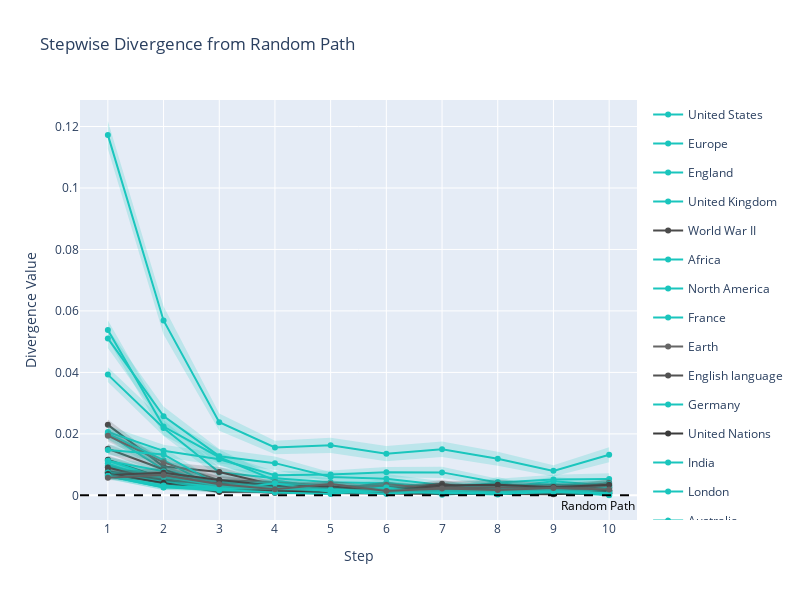

Notebook source saved alongside this figure:
### Code cell
PALETTE_ARTICLE_DICT_COLORS = {}
for _, row in df_categories.iterrows():
    article = row['article']
    category = row['level_1']
    PALETTE_ARTICLE_DICT_COLORS[article] = config.PALETTE_CATEGORY_DICT.get(category, '#808080')

PALETTE_ARTICLE_DICT_COLORS['<'] = '#000000'

main_mean_div = mean_KL_step.iloc[:30]
fig_art = plot_article_step_divergence(main_mean_div, PALETTE_ARTICLE_DICT_COLORS)
fig_art.show()

### Figure 1 — Plotly figure (JSON) as saved in the notebook; plotly's stock layout.template omitted (floating-point values rounded to 4 significant figures)
{"data": [{"legendgroup": "United States", "line": {"color": "#1AC5BD"}, "name": "United States", "showlegend": true, "type": "scatter", "x": [1, 2, 3, 4, 5, 6, 7, 8, 9, 10], "y": [0.1173, 0.05691, 0.0238, 0.0156, 0.01627, 0.01356, 0.015, 0.01191, 0.007973, 0.01322]}, {"fill": "toself", "fillcolor": "rgba(26,197,189,0.2)", "hoverinfo": "skip", "legendgroup": "United States", "line": {"color": "rgba(255,255,255,0)"}, "showlegend": false, "type": "scatter", "x": [1, 2, 3, 4, 5, 6, 7, 8, 9, 10, 10, 9, 8, 7, 6, 5, 4, 3, 2, 1], "y": [0.1218, 0.06152, 0.0266, 0.01779, 0.01872, 0.01603, 0.01748, 0.01415, 0.009783, 0.01568, 0.01076, 0.006163, 0.009662, 0.01251, 0.01109, 0.01381, 0.01341, 0.021, 0.05229, 0.1127]}, {"legendgroup": "Europe", "line": {"color": "#1AC5BD"}, "name": "Europe", "showlegend": true, "type": "scatter", "x": [1, 2, 3, 4, 5, 6, 7, 8, 9, 10], "y": [0.05384, 0.0224, 0.0124, 0.004873, 0.002259, 0.002495, 0.002967, 0.003767, 0.002378, 0.004]}, {"fill": "toself", "fillcolor": "rgba(26,197,189,0.2)", "hoverinfo": "skip", "legendgroup": "Europe", "line": {"color": "rgba(255,255,255,0)"}, "showlegend": false, "type": "scatter", "x": [1, 2, 3, 4, 5, 6, 7, 8, 9, 10, 10, 9, 8, 7, 6, 5, 4, 3, 2, 1], "y": [0.05697, 0.02529, 0.01488, 0.00623, 0.002783, 0.003109, 0.003991, 0.00521, 0.003226, 0.005434, 0.002566, 0.00153, 0.002323, 0.001944, 0.001881, 0.001736, 0.003516, 0.009919, 0.01951, 0.05071]}, {"legendgroup": "England", "line": {"color": "#1AC5BD"}, "name": "England", "showlegend": true, "type": "scatter", "x": [1, 2, 3, 4, 5, 6, 7, 8, 9, 10], "y": [0.05107, 0.02577, 0.01275, 0.01048, 0.00596, 0.005419, 0.003406, 0.002429, 0.00462, 0.003154]}, {"fill": "toself", "fillcolor": "rgba(26,197,189,0.2)", "hoverinfo": "skip", "legendgroup": "England", "line": {"color": "rgba(255,255,255,0)"}, "showlegend": false, "type": "scatter", "x": [1, 2, 3, 4, 5, 6, 7, 8, 9, 10, 10, 9, 8, 7, 6, 5, 4, 3, 2, 1], "y": [0.05419, 0.02891, 0.0151, 0.01267, 0.007492, 0.006943, 0.004609, 0.003433, 0.006085, 0.004393, 0.001915, 0.003156, 0.001425, 0.002203, 0.003895, 0.004428, 0.008286, 0.0104, 0.02263, 0.04794]}, {"legendgroup": "United Kingdom", "line": {"color": "#1AC5BD"}, "name": "United Kingdom", "showlegend": true, "type": "scatter", "x": [1, 2, 3, 4, 5, 6, 7, 8, 9, 10], "y": [0.03928, 0.02192, 0.007489, 0.005548, 0.004282, 0.003916, 0.00264, 0.003227, 0.00365, 0.002986]}, {"fill": "toself", "fillcolor": "rgba(26,197,189,0.2)", "hoverinfo": "skip", "legendgroup": "United Kingdom", "line": {"color": "rgba(255,255,255,0)"}, "showlegend": false, "type": "scatter", "x": [1, 2, 3, 4, 5, 6, 7, 8, 9, 10, 10, 9, 8, 7, 6, 5, 4, 3, 2, 1], "y": [0.04165, 0.02456, 0.009153, 0.007129, 0.005589, 0.005072, 0.003614, 0.004395, 0.004884, 0.004057, 0.001916, 0.002416, 0.002058, 0.001667, 0.00276, 0.002974, 0.003967, 0.005825, 0.01928, 0.03692]}, {"legendgroup": "World War II", "line": {"color": "#4b4b4b"}, "name": "World War II", "showlegend": true, "type": "scatter", "x": [1, 2, 3, 4, 5, 6, 7, 8, 9, 10], "y": [0.02294, 0.009356, 0.007576, 0.003393, 0.003323, 0.002494, 0.002131, 0.002575, 0.002529, 0.002535]}, {"fill": "toself", "fillcolor": "rgba(75,75,75,0.2)", "hoverinfo": "skip", "legendgroup": "World War II", "line": {"color": "rgba(255,255,255,0)"}, "showlegend": false, "type": "scatter", "x": [1, 2, 3, 4, 5, 6, 7, 8, 9, 10, 10, 9, 8, 7, 6, 5, 4, 3, 2, 1], "y": [0.02468, 0.01087, 0.009265, 0.004236, 0.004513, 0.003308, 0.003049, 0.003563, 0.003662, 0.003851, 0.001219, 0.001395, 0.001588, 0.001213, 0.001679, 0.002134, 0.00255, 0.005888, 0.007842, 0.02121]}, {"legendgroup": "Africa", "line": {"color": "#1AC5BD"}, "name": "Africa", "showlegend": true, "type": "scatter", "x": [1, 2, 3, 4, 5, 6, 7, 8, 9, 10], "y": [0.0206, 0.01448, 0.01174, 0.006565, 0.006769, 0.007512, 0.007474, 0.004176, 0.005136, 0.0053]}, {"fill": "toself", "fillcolor": "rgba(26,197,189,0.2)", "hoverinfo": "skip", "legendgroup": "Africa", "line": {"color": "rgba(255,255,255,0)"}, "showlegend": false, "type": "scatter", "x": [1, 2, 3, 4, 5, 6, 7, 8, 9, 10, 10, 9, 8, 7, 6, 5, 4, 3, 2, 1], "y": [0.02262, 0.01649, 0.01382, 0.007807, 0.008116, 0.009219, 0.009292, 0.005411, 0.006675, 0.007161, 0.00344, 0.003596, 0.002941, 0.005656, 0.005804, 0.005422, 0.005324, 0.009667, 0.01248, 0.01858]}, {"legendgroup": "North America", "line": {"color": "#1AC5BD"}, "name": "North America", "showlegend": true, "type": "scatter", "x": [1, 2, 3, 4, 5, 6, 7, 8, 9, 10], "y": [0.02009, 0.01146, 0.001649, 0.002022, 0.001037, 0.00322, 0.001962, 0.001842, 0.0006713, 0.0009864]}, {"fill": "toself", "fillcolor": "rgba(26,197,189,0.2)", "hoverinfo": "skip", "legendgroup": "North America", "line": {"color": "rgba(255,255,255,0)"}, "showlegend": false, "type": "scatter", "x": [1, 2, 3, 4, 5, 6, 7, 8, 9, 10, 10, 9, 8, 7, 6, 5, 4, 3, 2, 1], "y": [0.02192, 0.01363, 0.00221, 0.002731, 0.001472, 0.004383, 0.002826, 0.002598, 0.001035, 0.00159, 0.0003831, 0.0003074, 0.001086, 0.001097, 0.002057, 0.0006017, 0.001313, 0.001089, 0.009298, 0.01825]}, {"legendgroup": "France", "line": {"color": "#1AC5BD"}, "name": "France", "showlegend": true, "type": "scatter", "x": [1, 2, 3, 4, 5, 6, 7, 8, 9, 10], "y": [0.0199, 0.008362, 0.003887, 0.003642, 0.001473, 0.002222, 0.00296, 0.002077, 0.001163, 0.001069]}, {"fill": "toself", "fillcolor": "rgba(26,197,189,0.2)", "hoverinfo": "skip", "legendgroup": "France", "line": {"color": "rgba(255,255,255,0)"}, "showlegend": false, "type": "scatter", "x": [1, 2, 3, 4, 5, 6, 7, 8, 9, 10, 10, 9, 8, 7, 6, 5, 4, 3, 2, 1], "y": [0.0216, 0.009805, 0.004901, 0.004964, 0.002011, 0.003156, 0.00416, 0.003004, 0.001775, 0.001618, 0.0005193, 0.00055, 0.001149, 0.00176, 0.001289, 0.0009338, 0.002321, 0.002872, 0.00692, 0.0182]}, {"legendgroup": "Earth", "line": {"color": "#666666"}, "name": "Earth", "showlegend": true, "type": "scatter", "x": [1, 2, 3, 4, 5, 6, 7, 8, 9, 10], "y": [0.01941, 0.01075, 0.004963, 0.004245, 0.002871, 0.001645, 0.001075, 0.001516, 0.001169, 0.003986]}, {"fill": "toself", "fillcolor": "rgba(102,102,102,0.2)", "hoverinfo": "skip", "legendgroup": "Earth", "line": {"color": "rgba(255,255,255,0)"}, "showlegend": false, "type": "scatter", "x": [1, 2, 3, 4, 5, 6, 7, 8, 9, 10, 10, 9, 8, 7, 6, 5, 4, 3, 2, 1], "y": [0.0213, 0.01251, 0.005998, 0.005256, 0.003661, 0.002168, 0.001519, 0.00197, 0.001924, 0.005437, 0.002535, 0.000414, 0.001063, 0.0006318, 0.001122, 0.002081, 0.003233, 0.003928, 0.008986, 0.01752]}, {"legendgroup": "English language", "line": {"color": "#525252"}, "name": "English language", "showlegend": true, "type": "scatter", "x": [1, 2, 3, 4, 5, 6, 7, 8, 9, 10], "y": [0.01515, 0.008402, 0.001962, 0.000803, 0.0006895, 0.001797, 0.00374, 0.0009603, 0.002667, 0.0006972]}, {"fill": "toself", "fillcolor": "rgba(82,82,82,0.2)", "hoverinfo": "skip", "legendgroup": "English language", "line": {"color": "rgba(255,255,255,0)"}, "showlegend": false, "type": "scatter", "x": [1, 2, 3, 4, 5, 6, 7, 8, 9, 10, 10, 9, 8, 7, 6, 5, 4, 3, 2, 1], "y": [0.01671, 0.009995, 0.00248, 0.001127, 0.0009506, 0.002505, 0.005095, 0.001345, 0.00386, 0.001277, 0.0001171, 0.001475, 0.0005753, 0.002385, 0.001089, 0.0004284, 0.0004788, 0.001443, 0.00681, 0.01359]}, {"legendgroup": "Germany", "line": {"color": "#1AC5BD"}, "name": "Germany", "showlegend": true, "type": "scatter", "x": [1, 2, 3, 4, 5, 6, 7, 8, 9, 10], "y": [0.01478, 0.0133, 0.003177, 0.002161, 0.002013, 0.003118, 0.001306, 0.001917, 0.001635, 0.003664]}, {"fill": "toself", "fillcolor": "rgba(26,197,189,0.2)", "hoverinfo": "skip", "legendgroup": "Germany", "line": {"color": "rgba(255,255,255,0)"}, "showlegend": false, "type": "scatter", "x": [1, 2, 3, 4, 5, 6, 7, 8, 9, 10, 10, 9, 8, 7, 6, 5, 4, 3, 2, 1], "y": [0.01641, 0.01543, 0.003982, 0.002829, 0.002741, 0.0043, 0.002026, 0.002939, 0.002599, 0.005114, 0.002214, 0.0006703, 0.0008947, 0.000586, 0.001936, 0.001285, 0.001494, 0.002373, 0.01117, 0.01314]}, {"legendgroup": "United Nations", "line": {"color": "#3b3b3b"}, "name": "United Nations", "showlegend": true, "type": "scatter", "x": [1, 2, 3, 4, 5, 6, 7, 8, 9, 10], "y": [0.01158, 0.005481, 0.003507, 0.001182, 0.001205, 0.002463, 0.001203, 0.0008314, 0.0005356, 0.001576]}, {"fill": "toself", "fillcolor": "rgba(59,59,59,0.2)", "hoverinfo": "skip", "legendgroup": "United Nations", "line": {"color": "rgba(255,255,255,0)"}, "showlegend": false, "type": "scatter", "x": [1, 2, 3, 4, 5, 6, 7, 8, 9, 10, 10, 9, 8, 7, 6, 5, 4, 3, 2, 1], "y": [0.01296, 0.007052, 0.004702, 0.001856, 0.001851, 0.003318, 0.001643, 0.001157, 0.0008122, 0.002455, 0.0006963, 0.0002591, 0.0005057, 0.0007642, 0.001609, 0.000559, 0.0005077, 0.002312, 0.003909, 0.01021]}, {"legendgroup": "India", "line": {"color": "#1AC5BD"}, "name": "India", "showlegend": true, "type": "scatter", "x": [1, 2, 3, 4, 5, 6, 7, 8, 9, 10], "y": [0.01127, 0.005312, 0.00439, 0.003068, 0.003152, 0.002635, 0.001958, 0.002108, 0.0005939, 0.000563]}, {"fill": "toself", "fillcolor": "rgba(26,197,189,0.2)", "hoverinfo": "skip", "legendgroup": "India", "line": {"color": "rgba(255,255,255,0)"}, "showlegend": false, "type": "scatter", "x": [1, 2, 3, 4, 5, 6, 7, 8, 9, 10, 10, 9, 8, 7, 6, 5, 4, 3, 2, 1], "y": [0.01252, 0.006979, 0.005677, 0.003919, 0.004258, 0.003555, 0.002553, 0.003401, 0.0009222, 0.000854, 0.0002721, 0.0002655, 0.0008147, 0.001362, 0.001716, 0.002046, 0.002217, 0.003102, 0.003644, 0.01002]}, {"legendgroup": "London", "line": {"color": "#1AC5BD"}, "name": "London", "showlegend": true, "type": "scatter", "x": [1, 2, 3, 4, 5, 6, 7, 8, 9, 10], "y": [0.01122, 0.007871, 0.001919, 0.003547, 0.001607, 0.003231, 0.001839, 0.002619, 0.001206, 3.693e-05]}, {"fill": "toself", "fillcolor": "rgba(26,197,189,0.2)", "hoverinfo": "skip", "legendgroup": "London", "line": {"color": "rgba(255,255,255,0)"}, "showlegend": false, "type": "scatter", "x": [1, 2, 3, 4, 5, 6, 7, 8, 9, 10, 10, 9, 8, 7, 6, 5, 4, 3, 2, 1], "y": [0.01239, 0.009666, 0.002604, 0.004812, 0.002458, 0.004475, 0.002628, 0.003612, 0.001829, 7.211e-05, 1.754e-06, 0.0005828, 0.001627, 0.00105, 0.001988, 0.0007567, 0.002282, 0.001234, 0.006076, 0.01005]}, {"legendgroup": "Australia", "line": {"color": "#1AC5BD"}, "name": "Australia", "showlegend": true, "type": "scatter", "x": [1, 2, 3, 4, 5, 6, 7, 8, 9, 10], "y": [0.01041, 0.004027, 0.003878, 0.002637, 0.001835, 0.004096, 0.001539, 0.004229, 0.0009619, 0.001697]}, {"fill": "toself", "fillcolor": "rgba(26,197,189,0.2)", "hoverinfo": "skip", "legendgroup": "Australia", "line": {"color": "rgba(255,255,255,0)"}, "showlegend": false, "type": "scatter", "x": [1, 2, 3, 4, 5, 6, 7, 8, 9, 10, 10, 9, 8, 7, 6, 5, 4, 3, 2, 1], "y": [0.01169, 0.005142, 0.004877, 0.003528, 0.002585, 0.005535, 0.00213, 0.005977, 0.001515, 0.002581, 0.000812, 0.0004085, 0.002481, 0.0009485, 0.002657, 0.001086, 0.001745, 0.002878, 0.002911, 0.009133]}, {"legendgroup": "Russia", "line": {"color": "#1AC5BD"}, "name": "Russia", "showlegend": true, "type": "scatter", "x": [1, 2, 3, 4, 5, 6, 7, 8, 9, 10], "y": [0.009639, 0.006113, 0.001711, 0.001456, 0.00139, 0.001174, 0.001223, 0.001449, 0.00217, 0.001224]}, {"fill": "toself", "fillcolor": "rgba(26,197,189,0.2)", "hoverinfo": "skip", "legendgroup": "Russia", "line": {"color": "rgba(255,255,255,0)"}, "showlegend": false, "type": "scatter", "x": [1, 2, 3, 4, 5, 6, 7, 8, 9, 10, 10, 9, 8, 7, 6, 5, 4, 3, 2, 1], "y": [0.01089, 0.007757, 0.002206, 0.00192, 0.001956, 0.001582, 0.001918, 0.002117, 0.00333, 0.001989, 0.0004597, 0.00101, 0.0007816, 0.0005284, 0.000766, 0.0008249, 0.0009914, 0.001215, 0.004469, 0.008388]}, {"legendgroup": "China", "line": {"color": "#1AC5BD"}, "name": "China", "showlegend": true, "type": "scatter", "x": [1, 2, 3, 4, 5, 6, 7, 8, 9, 10], "y": [0.00923, 0.005404, 0.00425, 0.002559, 0.002183, 0.001749, 0.001909, 0.001464, 0.001499, 0.001248]}, {"fill": "toself", "fillcolor": "rgba(26,197,189,0.2)", "hoverinfo": "skip", "legendgroup": "China", "line": {"color": "rgba(255,255,255,0)"}, "showlegend": false, "type": "scatter", "x": [1, 2, 3, 4, 5, 6, 7, 8, 9, 10, 10, 9, 8, 7, 6, 5, 4, 3, 2, 1], "y": [0.01044, 0.006561, 0.005399, 0.003588, 0.002923, 0.002266, 0.002826, 0.002203, 0.002126, 0.001974, 0.0005219, 0.0008731, 0.0007259, 0.0009926, 0.001232, 0.001442, 0.001529, 0.003101, 0.004247, 0.008017]}, {"legendgroup": "20th century", "line": {"color": "#4b4b4b"}, "name": "20th century", "showlegend": true, "type": "scatter", "x": [1, 2, 3, 4, 5, 6, 7, 8, 9, 10], "y": [0.009086, 0.004364, 0.00317, 0.001358, 0.002079, 0.002841, 0.001431, 0.001399, 0.00227, 0.002347]}, {"fill": "toself", "fillcolor": "rgba(75,75,75,0.2)", "hoverinfo": "skip", "legendgroup": "20th century", "line": {"color": "rgba(255,255,255,0)"}, "showlegend": false, "type": "scatter", "x": [1, 2, 3, 4, 5, 6, 7, 8, 9, 10, 10, 9, 8, 7, 6, 5, 4, 3, 2, 1], "y": [0.01009, 0.005439, 0.004378, 0.00197, 0.003198, 0.004051, 0.002038, 0.001937, 0.003433, 0.003446, 0.001249, 0.001106, 0.000861, 0.0008233, 0.001631, 0.0009597, 0.0007456, 0.001961, 0.003289, 0.008082]}, {"legendgroup": "World War I", "line": {"color": "#4b4b4b"}, "name": "World War I", "showlegend": true, "type": "scatter", "x": [1, 2, 3, 4, 5, 6, 7, 8, 9, 10], "y": [0.007957, 0.004639, 0.002575, 0.001265, 0.001972, 0.002276, 0.002684, 0.001775, 0.001312, 0.001595]}, {"fill": "toself", "fillcolor": "rgba(75,75,75,0.2)", "hoverinfo": "skip", "legendgroup": "World War I", "line": {"color": "rgba(255,255,255,0)"}, "showlegend": false, "type": "scatter", "x": [1, 2, 3, 4, 5, 6, 7, 8, 9, 10, 10, 9, 8, 7, 6, 5, 4, 3, 2, 1], "y": [0.009098, 0.005772, 0.003525, 0.001701, 0.00287, 0.00335, 0.003937, 0.002754, 0.002073, 0.002435, 0.0007551, 0.0005521, 0.0007959, 0.001432, 0.001202, 0.001074, 0.0008279, 0.001625, 0.003506, 0.006816]}, {"legendgroup": "Atlantic Ocean", "line": {"color": "#474747"}, "name": "Atlantic Ocean", "showlegend": true, "type": "scatter", "x": [1, 2, 3, 4, 5, 6, 7, 8, 9, 10], "y": [0.007578, 0.004961, 0.00384, 0.001202, 0.001498, 0.003078, 0.0008932, 0.00134, 0.0004967, 0.0007232]}, {"fill": "toself", "fillcolor": "rgba(71,71,71,0.2)", "hoverinfo": "skip", "legendgroup": "Atlantic Ocean", "line": {"color": "rgba(255,255,255,0)"}, "showlegend": false, "type": "scatter", "x": [1, 2, 3, 4, 5, 6, 7, 8, 9, 10, 10, 9, 8, 7, 6, 5, 4, 3, 2, 1], "y": [0.008572, 0.006067, 0.00502, 0.001584, 0.002225, 0.004399, 0.001299, 0.002077, 0.0008241, 0.001036, 0.0004108, 0.0001694, 0.0006039, 0.0004869, 0.001756, 0.0007708, 0.0008199, 0.002659, 0.003855, 0.006585]}, {"legendgroup": "Human", "line": {"color": "#666666"}, "name": "Human", "showlegend": true, "type": "scatter", "x": [1, 2, 3, 4, 5, 6, 7, 8, 9, 10], "y": [0.007474, 0.006351, 0.003088, 0.002628, 0.001675, 0.003376, 0.002406, 0.002672, 0.002378, 0.003124]}, {"fill": "toself", "fillcolor": "rgba(102,102,102,0.2)", "hoverinfo": "skip", "legendgroup": "Human", "line": {"color": "rgba(255,255,255,0)"}, "showlegend": false, "type": "scatter", "x": [1, 2, 3, 4, 5, 6, 7, 8, 9, 10, 10, 9, 8, 7, 6, 5, 4, 3, 2, 1], "y": [0.008453, 0.00766, 0.003784, 0.003586, 0.002266, 0.004488, 0.003178, 0.004017, 0.003293, 0.004068, 0.002179, 0.001464, 0.001328, 0.001634, 0.002265, 0.001084, 0.00167, 0.002392, 0.005042, 0.006494]}, {"legendgroup": "Italy", "line": {"color": "#1AC5BD"}, "name": "Italy", "showlegend": true, "type": "scatter", "x": [1, 2, 3, 4, 5, 6, 7, 8, 9, 10], "y": [0.007438, 0.004317, 0.002725, 0.003357, 0.002759, 0.00123, 0.001363, 0.0005959, 0.0006058, 0.002539]}, {"fill": "toself", "fillcolor": "rgba(26,197,189,0.2)", "hoverinfo": "skip", "legendgroup": "Italy", "line": {"color": "rgba(255,255,255,0)"}, "showlegend": false, "type": "scatter", "x": [1, 2, 3, 4, 5, 6, 7, 8, 9, 10, 10, 9, 8, 7, 6, 5, 4, 3, 2, 1], "y": [0.008313, 0.005444, 0.003783, 0.004486, 0.00417, 0.001779, 0.002224, 0.0009121, 0.0008783, 0.003754, 0.001325, 0.0003332, 0.0002797, 0.0005027, 0.0006803, 0.001348, 0.002227, 0.001666, 0.003189, 0.006563]}, {"legendgroup": "Japan", "line": {"color": "#1AC5BD"}, "name": "Japan", "showlegend": true, "type": "scatter", "x": [1, 2, 3, 4, 5, 6, 7, 8, 9, 10], "y": [0.007263, 0.006012, 0.003227, 0.003727, 0.003125, 0.001626, 0.0006733, 0.0002445, 0.001741, 0.001238]}, {"fill": "toself", "fillcolor": "rgba(26,197,189,0.2)", "hoverinfo": "skip", "legendgroup": "Japan", "line": {"color": "rgba(255,255,255,0)"}, "showlegend": false, "type": "scatter", "x": [1, 2, 3, 4, 5, 6, 7, 8, 9, 10, 10, 9, 8, 7, 6, 5, 4, 3, 2, 1], "y": [0.008177, 0.00751, 0.00429, 0.004895, 0.004366, 0.00243, 0.0009629, 0.0003937, 0.002611, 0.00213, 0.0003461, 0.0008717, 9.534e-05, 0.0003837, 0.0008214, 0.001885, 0.002559, 0.002165, 0.004514, 0.00635]}, {"legendgroup": "Canada", "line": {"color": "#1AC5BD"}, "name": "Canada", "showlegend": true, "type": "scatter", "x": [1, 2, 3, 4, 5, 6, 7, 8, 9, 10], "y": [0.007098, 0.00399, 0.002271, 0.002607, 0.00141, 0.002568, 0.0001805, 0.001193, 0.000829, 0.000847]}, {"fill": "toself", "fillcolor": "rgba(26,197,189,0.2)", "hoverinfo": "skip", "legendgroup": "Canada", "line": {"color": "rgba(255,255,255,0)"}, "showlegend": false, "type": "scatter", "x": [1, 2, 3, 4, 5, 6, 7, 8, 9, 10, 10, 9, 8, 7, 6, 5, 4, 3, 2, 1], "y": [0.00837, 0.004899, 0.003159, 0.003557, 0.002008, 0.003832, 0.000259, 0.001956, 0.001605, 0.001231, 0.0004632, 5.268e-05, 0.0004309, 0.0001019, 0.001304, 0.0008122, 0.001656, 0.001383, 0.00308, 0.005825]}, {"legendgroup": "Great Britain", "line": {"color": "#3b3b3b"}, "name": "Great Britain", "showlegend": true, "type": "scatter", "x": [1, 2, 3, 4, 5, 6, 7, 8, 9, 10], "y": [0.006977, 0.004108, 0.001085, 0.001307, 0.0007899, 0.0006195, 0.0005352, 0.0004862, 0.0004013, 0.001403]}, {"fill": "toself", "fillcolor": "rgba(59,59,59,0.2)", "hoverinfo": "skip", "legendgroup": "Great Britain", "line": {"color": "rgba(255,255,255,0)"}, "showlegend": false, "type": "scatter", "x": [1, 2, 3, 4, 5, 6, 7, 8, 9, 10, 10, 9, 8, 7, 6, 5, 4, 3, 2, 1], "y": [0.00806, 0.005375, 0.001507, 0.001977, 0.001062, 0.0009664, 0.000814, 0.0007621, 0.0006198, 0.002342, 0.0004645, 0.0001828, 0.0002103, 0.0002563, 0.0002726, 0.0005181, 0.0006364, 0.0006635, 0.00284, 0.005893]}, {"legendgroup": "Science", "line": {"color": "#434343"}, "name": "Science", "showlegend": true, "type": "scatter", "x": [1, 2, 3, 4, 5, 6, 7, 8, 9, 10], "y": [0.006633, 0.007372, 0.005029, 0.00309, 0.002894, 0.001465, 0.003199, 0.003465, 0.002644, 0.003437]}, {"fill": "toself", "fillcolor": "rgba(67,67,67,0.2)", "hoverinfo": "skip", "legendgroup": "Science", "line": {"color": "rgba(255,255,255,0)"}, "showlegend": false, "type": "scatter", "x": [1, 2, 3, 4, 5, 6, 7, 8, 9, 10, 10, 9, 8, 7, 6, 5, 4, 3, 2, 1], "y": [0.007624, 0.009026, 0.006463, 0.004241, 0.004029, 0.002041, 0.004622, 0.005042, 0.003872, 0.004986, 0.001888, 0.001416, 0.001889, 0.001776, 0.0008883, 0.001759, 0.001939, 0.003596, 0.005717, 0.005642]}, {"legendgroup": "Asia", "line": {"color": "#1AC5BD"}, "name": "Asia", "showlegend": true, "type": "scatter", "x": [1, 2, 3, 4, 5, 6, 7, 8, 9, 10], "y": [0.006289, 0.003224, 0.00184, 0.0009015, 0.0004711, 0.002268, 0.0008814, 0.000423, 0.001066, 0.0005348]}, {"fill": "toself", "fillcolor": "rgba(26,197,189,0.2)", "hoverinfo": "skip", "legendgroup": "Asia", "line": {"color": "rgba(255,255,255,0)"}, "showlegend": false, "type": "scatter", "x": [1, 2, 3, 4, 5, 6, 7, 8, 9, 10, 10, 9, 8, 7, 6, 5, 4, 3, 2, 1], "y": [0.007075, 0.003955, 0.002626, 0.001283, 0.0006665, 0.003375, 0.001692, 0.0007144, 0.001693, 0.0009817, 8.792e-05, 0.0004392, 0.0001316, 7.069e-05, 0.00116, 0.0002758, 0.0005202, 0.001054, 0.002494, 0.005503]}, {"legendgroup": "South America", "line": {"color": "#1AC5BD"}, "name": "South America", "showlegend": true, "type": "scatter", "x": [1, 2, 3, 4, 5, 6, 7, 8, 9, 10], "y": [0.006268, 0.002523, 0.002983, 0.002179, 0.00192, 0.001327, 0.0007975, 0.001152, 0.001845, 0.0001403]}, {"fill": "toself", "fillcolor": "rgba(26,197,189,0.2)", "hoverinfo": "skip", "legendgroup": "South America", "line": {"color": "rgba(255,255,255,0)"}, "showlegend": false, "type": "scatter", "x": [1, 2, 3, 4, 5, 6, 7, 8, 9, 10, 10, 9, 8, 7, 6, 5, 4, 3, 2, 1], "y": [0.007122, 0.003405, 0.003995, 0.002756, 0.002658, 0.001737, 0.001134, 0.001655, 0.002757, 0.0002023, 7.82e-05, 0.0009317, 0.0006478, 0.0004612, 0.0009164, 0.001183, 0.001603, 0.001971, 0.001641, 0.005413]}, {"legendgroup": "California", "line": {"color": "#1AC5BD"}, "name": "California", "showlegend": true, "type": "scatter", "x": [1, 2, 3, 4, 5, 6, 7, 8, 9, 10], "y": [0.006263, 0.002659, 0.001626, 0.003932, 0.001183, 0.0005103, 0.0014, 0.001441, 0.001637, 0.0007318]}, {"fill": "toself", "fillcolor": "rgba(26,197,189,0.2)", "hoverinfo": "skip", "legendgroup": "California", "line": {"color": "rgba(255,255,255,0)"}, "showlegend": false, "type": "scatter", "x": [1, 2, 3, 4, 5, 6, 7, 8, 9, 10, 10, 9, 8, 7, 6, 5, 4, 3, 2, 1], "y": [0.007246, 0.003473, 0.002383, 0.00545, 0.001883, 0.0007586, 0.002095, 0.002303, 0.002531, 0.001294, 0.0001696, 0.0007429, 0.0005788, 0.0007059, 0.000262, 0.0004824, 0.002415, 0.0008693, 0.001845, 0.00528]}, {"legendgroup": "Christianity", "line": {"color": "#626262"}, "name": "Christianity", "showlegend": true, "type": "scatter", "x": [1, 2, 3, 4, 5, 6, 7, 8, 9, 10], "y": [0.005719, 0.006618, 0.003603, 0.001991, 0.003723, 0.001433, 0.002241, 0.001723, 0.00241, 0.001873]}, {"fill": "toself", "fillcolor": "rgba(98,98,98,0.2)", "hoverinfo": "skip", "legendgroup": "Christianity", "line": {"color": "rgba(255,255,255,0)"}, "showlegend": false, "type": "scatter", "x": [1, 2, 3, 4, 5, 6, 7, 8, 9, 10, 10, 9, 8, 7, 6, 5, 4, 3, 2, 1], "y": [0.006558, 0.008095, 0.00447, 0.00283, 0.005007, 0.001948, 0.003244, 0.002293, 0.003198, 0.002736, 0.001009, 0.001623, 0.001153, 0.001238, 0.0009177, 0.002438, 0.001152, 0.002735, 0.005141, 0.004879]}], "layout": {"annotations": [{"font": {"color": "black", "size": 12}, "showarrow": false, "text": "Random Path", "x": 1, "xanchor": "right", "xref": "x domain", "y": 0, "yanchor": "top", "yref": "y"}], "height": 600, "shapes": [{"line": {"color": "black", "dash": "dash"}, "type": "line", "x0": 0, "x1": 1, "xref": "x domain", "y0": 0, "y1": 0, "yref": "y"}], "title": {"text": "Stepwise Divergence from Random Path"}, "width": 800, "xaxis": {"range": [0.5, 10.5], "tickmode": "linear", "title": {"text": "Step"}}, "yaxis": {"title": {"text": "Divergence Value"}}}}
